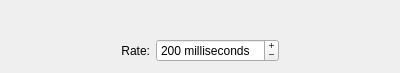
<?xml version="1.0" encoding="UTF-8"?>
<ui version="4.0">
 <class>Form</class>
 <widget class="QWidget" name="Form">
  <property name="geometry">
   <rect>
    <x>0</x>
    <y>0</y>
    <width>400</width>
    <height>73</height>
   </rect>
  </property>
  <property name="windowTitle">
   <string>Form</string>
  </property>
  <layout class="QGridLayout" name="gridLayout">
   <item row="1" column="1">
    <widget class="QLabel" name="label">
     <property name="text">
      <string>Rate:</string>
     </property>
     <property name="alignment">
      <set>Qt::AlignRight|Qt::AlignTrailing|Qt::AlignVCenter</set>
     </property>
    </widget>
   </item>
   <item row="1" column="2">
    <widget class="QSpinBox" name="spinBox">
     <property name="buttonSymbols">
      <enum>QAbstractSpinBox::PlusMinus</enum>
     </property>
     <property name="suffix">
      <string> milliseconds</string>
     </property>
     <property name="minimum">
      <number>20</number>
     </property>
     <property name="maximum">
      <number>5000</number>
     </property>
     <property name="value">
      <number>200</number>
     </property>
    </widget>
   </item>
   <item row="1" column="0">
    <spacer name="horizontalSpacer">
     <property name="orientation">
      <enum>Qt::Horizontal</enum>
     </property>
     <property name="sizeHint" stdset="0">
      <size>
       <width>40</width>
       <height>20</height>
      </size>
     </property>
    </spacer>
   </item>
   <item row="1" column="3">
    <spacer name="horizontalSpacer_2">
     <property name="orientation">
      <enum>Qt::Horizontal</enum>
     </property>
     <property name="sizeHint" stdset="0">
      <size>
       <width>40</width>
       <height>20</height>
      </size>
     </property>
    </spacer>
   </item>
   <item row="0" column="0" colspan="4">
    <layout class="QHBoxLayout" name="horizontalLayout">
     <item>
      <widget class="WLED" name="led">
       <property name="flashing">
        <bool>true</bool>
       </property>
      </widget>
     </item>
     <item>
      <widget class="WLED" name="led_2">
       <property name="flashing">
        <bool>true</bool>
       </property>
      </widget>
     </item>
     <item>
      <widget class="WLED" name="led_3">
       <property name="flashing">
        <bool>true</bool>
       </property>
      </widget>
     </item>
     <item>
      <widget class="WLED" name="led_4">
       <property name="flashing">
        <bool>true</bool>
       </property>
      </widget>
     </item>
     <item>
      <widget class="WLED" name="led_5">
       <property name="flashing">
        <bool>true</bool>
       </property>
      </widget>
     </item>
     <item>
      <widget class="WLED" name="led_6">
       <property name="flashing">
        <bool>true</bool>
       </property>
      </widget>
     </item>
     <item>
      <widget class="WLED" name="led_7">
       <property name="flashing">
        <bool>true</bool>
       </property>
      </widget>
     </item>
     <item>
      <widget class="WLED" name="led_8">
       <property name="flashing">
        <bool>true</bool>
       </property>
      </widget>
     </item>
     <item>
      <widget class="WLED" name="led_9">
       <property name="flashing">
        <bool>true</bool>
       </property>
      </widget>
     </item>
     <item>
      <widget class="WLED" name="led_10">
       <property name="flashing">
        <bool>true</bool>
       </property>
      </widget>
     </item>
     <item>
      <widget class="WLED" name="led_11">
       <property name="flashing">
        <bool>true</bool>
       </property>
      </widget>
     </item>
     <item>
      <widget class="WLED" name="led_12">
       <property name="flashing">
        <bool>true</bool>
       </property>
       <property name="flashingCopy">
        <bool>false</bool>
       </property>
      </widget>
     </item>
    </layout>
   </item>
  </layout>
 </widget>
 <customwidgets>
  <customwidget>
   <class>WLED</class>
   <extends>QWidget</extends>
   <header>WLED.h</header>
  </customwidget>
 </customwidgets>
 <resources/>
 <connections>
  <connection>
   <sender>spinBox</sender>
   <signal>valueChanged(int)</signal>
   <receiver>led</receiver>
   <slot>setFlashRate(int)</slot>
   <hints>
    <hint type="sourcelabel">
     <x>176</x>
     <y>55</y>
    </hint>
    <hint type="destinationlabel">
     <x>28</x>
     <y>26</y>
    </hint>
   </hints>
  </connection>
  <connection>
   <sender>spinBox</sender>
   <signal>valueChanged(int)</signal>
   <receiver>led_2</receiver>
   <slot>setFlashRate(int)</slot>
   <hints>
    <hint type="sourcelabel">
     <x>176</x>
     <y>43</y>
    </hint>
    <hint type="destinationlabel">
     <x>49</x>
     <y>27</y>
    </hint>
   </hints>
  </connection>
  <connection>
   <sender>spinBox</sender>
   <signal>valueChanged(int)</signal>
   <receiver>led_3</receiver>
   <slot>setFlashRate(int)</slot>
   <hints>
    <hint type="sourcelabel">
     <x>275</x>
     <y>55</y>
    </hint>
    <hint type="destinationlabel">
     <x>85</x>
     <y>22</y>
    </hint>
   </hints>
  </connection>
  <connection>
   <sender>spinBox</sender>
   <signal>valueChanged(int)</signal>
   <receiver>led_4</receiver>
   <slot>setFlashRate(int)</slot>
   <hints>
    <hint type="sourcelabel">
     <x>237</x>
     <y>53</y>
    </hint>
    <hint type="destinationlabel">
     <x>124</x>
     <y>25</y>
    </hint>
   </hints>
  </connection>
  <connection>
   <sender>spinBox</sender>
   <signal>valueChanged(int)</signal>
   <receiver>led_5</receiver>
   <slot>setFlashRate(int)</slot>
   <hints>
    <hint type="sourcelabel">
     <x>180</x>
     <y>47</y>
    </hint>
    <hint type="destinationlabel">
     <x>151</x>
     <y>27</y>
    </hint>
   </hints>
  </connection>
  <connection>
   <sender>spinBox</sender>
   <signal>valueChanged(int)</signal>
   <receiver>led_6</receiver>
   <slot>setFlashRate(int)</slot>
   <hints>
    <hint type="sourcelabel">
     <x>215</x>
     <y>53</y>
    </hint>
    <hint type="destinationlabel">
     <x>187</x>
     <y>25</y>
    </hint>
   </hints>
  </connection>
  <connection>
   <sender>spinBox</sender>
   <signal>valueChanged(int)</signal>
   <receiver>led_7</receiver>
   <slot>setFlashRate(int)</slot>
   <hints>
    <hint type="sourcelabel">
     <x>240</x>
     <y>46</y>
    </hint>
    <hint type="destinationlabel">
     <x>221</x>
     <y>24</y>
    </hint>
   </hints>
  </connection>
  <connection>
   <sender>spinBox</sender>
   <signal>valueChanged(int)</signal>
   <receiver>led_8</receiver>
   <slot>setFlashRate(int)</slot>
   <hints>
    <hint type="sourcelabel">
     <x>285</x>
     <y>52</y>
    </hint>
    <hint type="destinationlabel">
     <x>252</x>
     <y>22</y>
    </hint>
   </hints>
  </connection>
  <connection>
   <sender>spinBox</sender>
   <signal>valueChanged(int)</signal>
   <receiver>led_10</receiver>
   <slot>setFlashRate(int)</slot>
   <hints>
    <hint type="sourcelabel">
     <x>262</x>
     <y>53</y>
    </hint>
    <hint type="destinationlabel">
     <x>302</x>
     <y>29</y>
    </hint>
   </hints>
  </connection>
  <connection>
   <sender>spinBox</sender>
   <signal>valueChanged(int)</signal>
   <receiver>led_11</receiver>
   <slot>setFlashRate(int)</slot>
   <hints>
    <hint type="sourcelabel">
     <x>266</x>
     <y>57</y>
    </hint>
    <hint type="destinationlabel">
     <x>338</x>
     <y>29</y>
    </hint>
   </hints>
  </connection>
  <connection>
   <sender>spinBox</sender>
   <signal>valueChanged(int)</signal>
   <receiver>led_12</receiver>
   <slot>setFlashRate(int)</slot>
   <hints>
    <hint type="sourcelabel">
     <x>273</x>
     <y>58</y>
    </hint>
    <hint type="destinationlabel">
     <x>376</x>
     <y>29</y>
    </hint>
   </hints>
  </connection>
  <connection>
   <sender>spinBox</sender>
   <signal>valueChanged(int)</signal>
   <receiver>led_9</receiver>
   <slot>setFlashRate(int)</slot>
   <hints>
    <hint type="sourcelabel">
     <x>238</x>
     <y>50</y>
    </hint>
    <hint type="destinationlabel">
     <x>278</x>
     <y>22</y>
    </hint>
   </hints>
  </connection>
 </connections>
</ui>
